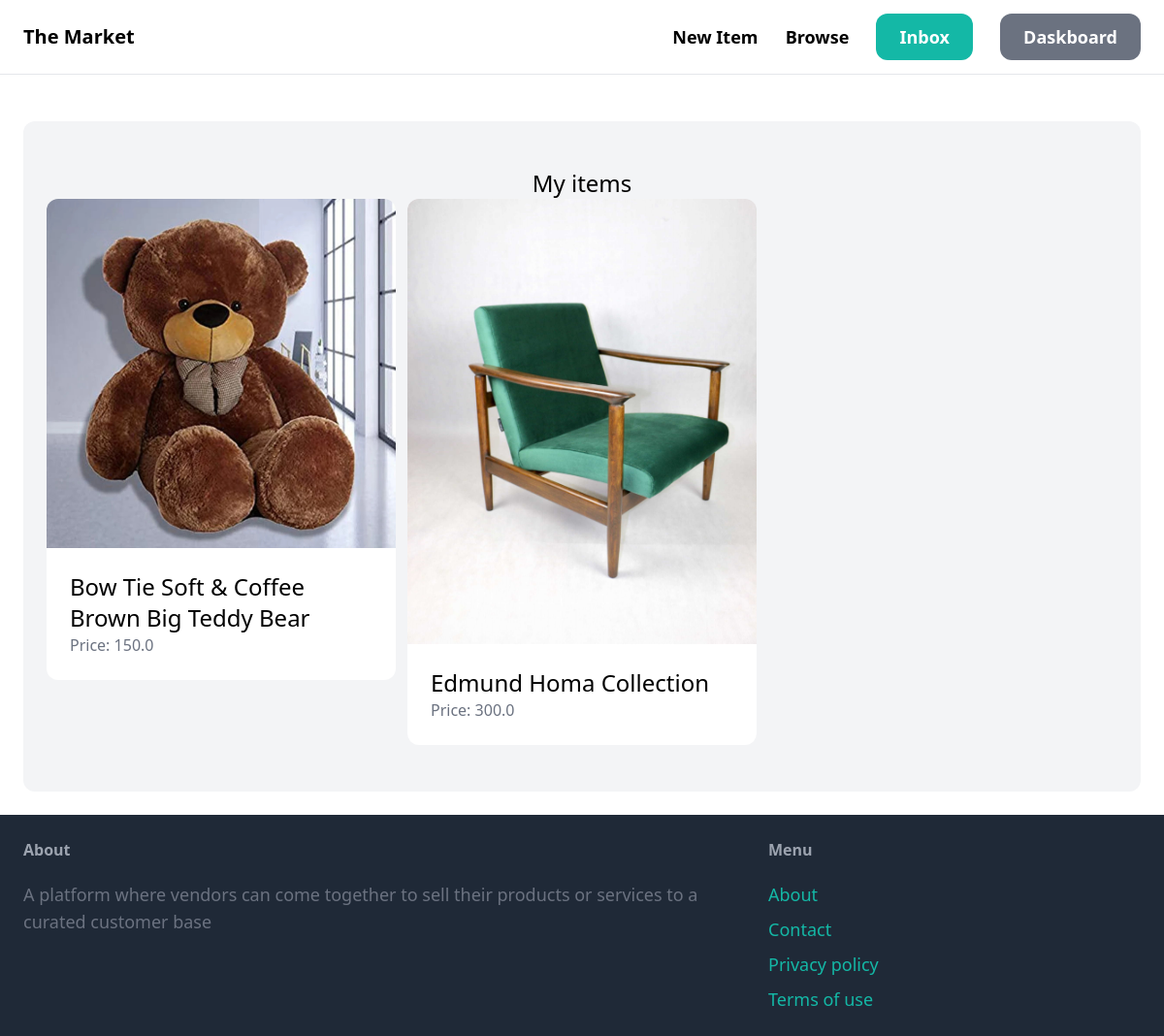
The page /dashboard/ (signed in) on the database its author committed.
### items/models.py (models this page shows, shortened)
class Items(models.Model):
    Category = models.ForeignKey(Category, related_name='items', on_delete=models.CASCADE)
    name = models.CharField(max_length=255)
    description = models.TextField(blank=True, null=True)
    price = models.FloatField()
    image = models.ImageField(upload_to='items_images', blank=True, null=True)
    is_sold = models.BooleanField(default=False)
    created_by = models.ForeignKey(User, related_name='items', on_delete= models.CASCADE)
    created_at = models.DateTimeField(auto_now_add=True)
    class Meta:
        ordering = ('name',)
        verbose_name_plural = 'Items'

### dashboard/views.py (the view)
# urls.py: path('',views.index, name='index'),
@login_required
def index(request):
    items = Items.objects.filter(created_by = request.user)
    return render(request, 'dashboard/index.html', {'items': items,})

### dashboard/templates/dashboard/index.html (shortened to what this page needs)
{% extends 'core/base.html' %}
{% block content %}
    <div class="mt-6 px-6 py-12 bg-gray-100 rounded-xl">
        <h2 class="mv-12 text-2xl text-center">My items</h2>
        <div class="grid grid-cols-3 gap-3">
            {% for items in items %}
                <div>
                    <a href="{% url 'items:detail' items.id %}">
                        <div>
                            <img src="{{ items.image.url }}" class="rounded-t-xl">
                        </div>
                        <div class="p-6 bg-white rounded-b-xl">
                            <h2 class="text-2xl">{{ items.name }}</h2>
                            <p class="text-gray-500">Price: {{ items.price }}</p>
                        </div>
                    </a>
                </div>
            {% endfor %}
        </div>
    </div>
{% endblock %}

### core/templates/core/base.html (shortened to what this page needs)
<!doctype html>
<html>
    <head>
        <script src="https://cdn.tailwindcss.com"></script>
        {% load static %}
    </head>
    <body>
        <nav class="py-6 px-6 flex justify-between items-center border-b border-gray-200">
            <a href="/" class="text-xl font-semibold">The Market</a>
            <div class="space-x-6">
                <a href="{% url 'items:new' %}" class="text-lg font-semibold hover:text-gray-500">New Item</a>
                <a href="{% url 'items:items' %}" class="text-lg font-semibold hover:text-gray-500">Browse</a>
                {% if request.user.is_authenticated %}
                    <a href="{% url 'conversation:inbox' %}" class="px-6 py-3 text-lg font-semibold bg-teal-500 text-white rounded-xl hover:bg-teal-700">Inbox</a>
                    <a href="{% url 'dashboard:index' %}" class="px-6 py-3 text-lg font-semibold bg-gray-500 text-white rounded-xl hover:bg-gray-700">Daskboard</a>
                {% else %}
                    <a href="{% url 'core:signup' %}" class="px-6 py-3 text-lg font-semibold bg-teal-500 text-white rounded-xl hover:bg-teal-700">Sign Up</a>
                    <a href="{% url 'core:login' %}" class="px-6 py-3 text-lg font-semibold bg-gray-500 text-white rounded-xl hover:bg-gray-700">Sign In</a>
                {% endif %}
            </div>
        </nav>
        <div class="px-6 py-6">
            {% block content %}
            {% endblock %}
        </div>
        <footer class="py-6 px-6 flex justify-between bg-gray-800">
            <div class="w-2/3 pr-10">
                <h3 class="mb-5 font-semibold text-gray-400">About</h3>
                <p class="text-lg text-gray-500">A platform where vendors can come together to sell their products or services to a curated customer base</p>
            </div>
            <div class="w-1/3 ">
                <h3 class="mb-5 font-semibold text-gray-400">Menu</h3>
                <ul class="space-y-2">
                    <li><a href="#" class="text-lg text-teal-500 hover:text-teal-700">About</a></li>
                    <li><a href="{% url 'core:contact' %}" class="text-lg text-teal-500 hover:text-teal-700">Contact</a></li>
                    <li><a href="#" class="text-lg text-teal-500 hover:text-teal-700">Privacy policy</a></li>
                    <li><a href="#" class="text-lg text-teal-500 hover:text-teal-700">Terms of use</a></li>
                </ul>
            </div>
        </footer>
    </body>
</html>

### rows shown on the page
Items: image (picture), name "Bow Tie Soft & Coffee Brown Big Teddy Bear", price "150.0"
Items: image (picture), name "Edmund Homa Collection", price "300.0"
